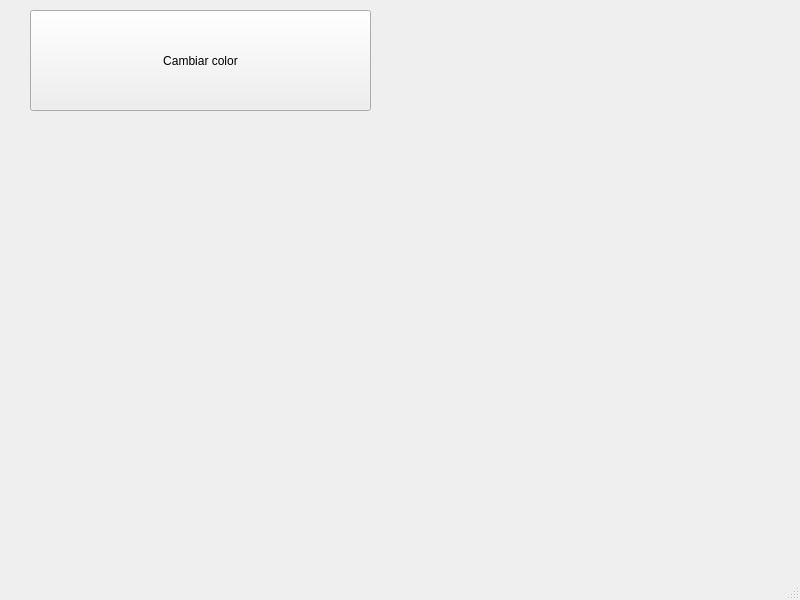
<?xml version="1.0" encoding="UTF-8"?>
<ui version="4.0">
 <class>MainWindow</class>
 <widget class="QMainWindow" name="MainWindow">
  <property name="geometry">
   <rect>
    <x>0</x>
    <y>0</y>
    <width>800</width>
    <height>600</height>
   </rect>
  </property>
  <property name="windowTitle">
   <string>MainWindow</string>
  </property>
  <widget class="QWidget" name="centralwidget">
   <widget class="QPushButton" name="pushButton">
    <property name="geometry">
     <rect>
      <x>30</x>
      <y>10</y>
      <width>341</width>
      <height>101</height>
     </rect>
    </property>
    <property name="text">
     <string>Cambiar color</string>
    </property>
   </widget>
  </widget>
  <widget class="QMenuBar" name="menubar">
   <property name="geometry">
    <rect>
     <x>0</x>
     <y>0</y>
     <width>800</width>
     <height>23</height>
    </rect>
   </property>
  </widget>
  <widget class="QStatusBar" name="statusbar"/>
 </widget>
 <resources/>
 <connections/>
</ui>
